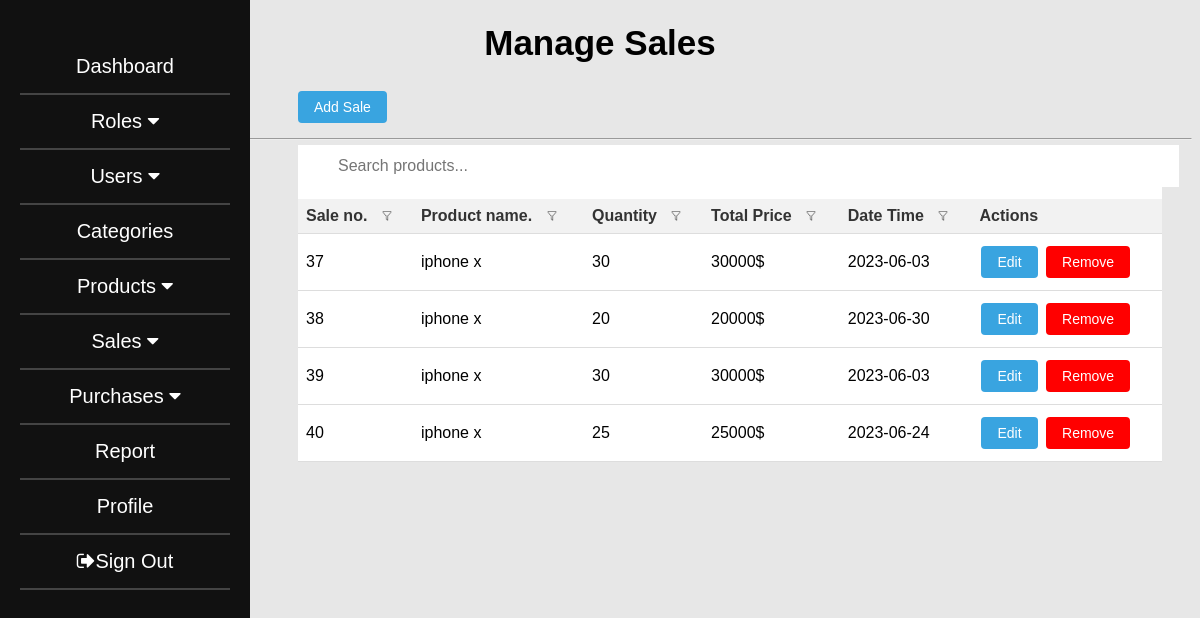
Screenshot of /RWInventory/managesales.php (signed in) with the database file from the repository.
### tables this page shows
CREATE TABLE `sales` (
  `sale_id` int(11) NOT NULL,
  `product_name` varchar(255) NOT NULL,
  `date` date NOT NULL,
  `quantity` varchar(255) NOT NULL,
  `total_price` int(255) NOT NULL,
  `company_id` int(11) NOT NULL
);

### RWInventory/managesales.php (the view, shortened to what this page needs)
<?php
include("connect.php");
if (isset($_SESSION["company_id"])) {
    $company_id = $_SESSION["company_id"];
if (isset($_POST["delete_sale"])) {
    $sale_id = $_POST["sale_id"];
    $select_sale = "SELECT * FROM sales WHERE sale_id = '$sale_id'";
    $sale_result = mysqli_query($connect, $select_sale);
    if (mysqli_num_rows($sale_result) > 0) {
        $sale_row = mysqli_fetch_assoc($sale_result);
        $product_name = $sale_row["product_name"];
        $quantity = $sale_row["quantity"];
        $total_price = $sale_row["total_price"];
        $delete = "DELETE FROM sales WHERE sale_id = '$sale_id'";
        $delete_result = mysqli_query($connect, $delete);
        if ($delete_result) {
            $update_product = "UPDATE products SET quantity = quantity + $quantity WHERE product_name = '$product_name'";
            mysqli_query($connect, $update_product);
            $select_dashboard = "SELECT * FROM dashboard";
            $dashboard_result = mysqli_query($connect, $select_dashboard);
            if (mysqli_num_rows($dashboard_result) > 0) {
                $dashboard_row = mysqli_fetch_assoc($dashboard_result);
                $total_sales = $dashboard_row["total_sales"] - $total_price;
                $update_dashboard = "UPDATE dashboard SET total_sales = '$total_sales'";
                mysqli_query($connect, $update_dashboard);
            }
            echo '<div class="alert alert-success" role="alert">
                    Sale deleted successfully!
                  </div>';
        } else {
            echo '<div class="alert alert-danger" role="alert">
                    Failed to delete sale!
                  </div>';
        }
    } else {
        echo '<div class="alert alert-danger" role="alert">
                Sale not found!
              </div>';
    }
} elseif (isset($_POST["add_sale"])) {
}}
?>
<!DOCTYPE html>
<html>
<head>
	<link rel="stylesheet" href="https://cdnjs.cloudflare.com/ajax/libs/font-awesome/4.7.0/css/font-awesome.min.css">
</head>
<body>
	<div class="sidebar">
    <ul>
        <li><a href="dash.php">Dashboard</a></li>
        <li class="dropdown">
        <a href="#" class="dropdown-toggle" data-toggle="dropdown">
            Roles <i class="fa fa-caret-down"></i>
        </a>
    </li>
    <li class="dropdown">
        <a href="#" class="dropdown-toggle" data-toggle="dropdown">
            Users <i class="fa fa-caret-down"></i>
        </a>
    </li>
    <li><a href="categories.php">Categories</a></li>
    <li class="dropdown">
        <a href="#" class="dropdown-toggle" data-toggle="dropdown">
            Products <i class="fa fa-caret-down"></i>
        </a>
    </li>
    <li class="dropdown">
        <a href="#" class="dropdown-toggle" data-toggle="dropdown">
            Sales <i class="fa fa-caret-down"></i>
        </a>
    </li>
    <li class="dropdown">
        <a href="#" class="dropdown-toggle" data-toggle="dropdown">
            Purchases <i class="fa fa-caret-down"></i>
        </a>
    </li>
    <li><a href="report.php">Report</a></li>
    <li><a href="profile.php">Profile</a></li>
    <li class="signout"><a href="logout.php"><i class="fa fa-sign-out"></i>Sign Out</a></li>
</ul>
	</div>
	<div class="headerl">
    <h1 style="text-align: center; font-weight: bold; font-size:35px;">Manage Sales</h1>
    <a href="addsales.php">
		<button style="margin-left: 290px; margin-bottom: 30px;">Add Sale</button>
	  </a>
    <hr style="margin-top:-15px; margin-bottom: 5px;">
  </div>
  <div class="container">
	<input type="text" id="search-input" placeholder="Search products...">
	<table>
		<thead>
			<tr>
				<th>Sale no.  <img src="images/filter_icon.png" width="10px" style="margin-left:10px;"></th>
        <th>Product name. <img src="images/filter_icon.png" width="10px" style="margin-left:10px;"></th>
				<th>Quantity <img src="images/filter_icon.png" width="10px" style="margin-left:10px;"></th>
				<th>Total Price <img src="images/filter_icon.png" width="10px" style="margin-left:10px;"></th>
				<th>Date Time <img src="images/filter_icon.png" width="10px" style="margin-left:10px;"></th>
				<th>Actions</th>
			</tr>
		</thead>
		<tbody>
		<?php
    $sql = "SELECT * FROM sales where company_id = $company_id";
    $result = mysqli_query($connect, $sql);
    if (mysqli_num_rows($result) > 0) {
      while ($row = mysqli_fetch_assoc($result)) {
        $id =  $row["sale_id"];
        echo "<td>" . $row["sale_id"] . "</td>";
        echo "<td>" . $row["product_name"] . "</td>";
        echo "<td>" . $row["quantity"] . "</td>";
        echo "<td>" . $row["total_price"] . "$</td>";
        echo "<td>" . $row["date"] . "</td>";
        echo "<td>";
        echo "<a href='editsales.php?id=" . urlencode($id) . "''><button>Edit</button></a>";
        echo "<form action='managesales.php' method='POST' style='display:inline;'>
        <input type='hidden' name='sale_id' value='" . $row["sale_id"] . "'>
        <button type='submit' name='delete_sale' style='background-color:red;'>Remove</button>
      </form>";
        echo "</td>";
      }
    } else {
      echo "<tr><td colspan='7'>No Sales Found</td></tr>";
    }
		?>
	</tbody>
</table>
	</div>
</body>
</html>

### RWInventory/managesales.php (style rules this page uses)
body { font-family: Arial, sans-serif; background-color: #f5f5f5; }
.sidebar { height: 100%; width: 250px; position: fixed; z-index: 1; top: 0; left: 0; background-color: #111; overflow-x: hidden; padding-top: 20px; }
.sidebar ul { list-style-type: none; margin: 10px; padding: 10px; }
.sidebar ul li { border-bottom: 2px solid #444; padding: 15px; text-align: center; }
.sidebar ul li a { color: #fff; display: block; font-size: 20px; text-decoration: none; }
.container { background-color:white; margin-left:290px; margin-right:30px; margin-top:2px; }
body { font-family: Arial, sans-serif; background-color:#e7e7e7; }
h1 { text-align: center; }
table { margin: auto; border-collapse: collapse; width: 100%; }
th, td { padding: 8px; text-align: left; border-bottom: 1px solid #ddd; }
th { background-color: #f2f2f2; color: #333; }
button { background-color: #39A4E0; color: white; border: none; padding: 8px 16px; text-align: center; text-decoration: none; display: inline-block; font-size: 14px; margin: 4px 2px; cursor: pointer; border-radius: 4px; }
#search-input { background-image: url('/css/searchicon.png'); background-position: 10px 12px; background-repeat: no-repeat; width: 95%; font-size: 16px; padding: 12px 20px 12px 40px; border: 0px solid #ddd; margin-bottom: 12px; }

### rows the page displays
sales: sale_id "37", product_name "iphone x", quantity "30", total_price "30000", date "2023-06-03"
sales: sale_id "38", product_name "iphone x", quantity "20", total_price "20000", date "2023-06-30"
sales: sale_id "39", product_name "iphone x", quantity "30", total_price "30000", date "2023-06-03"
sales: sale_id "40", product_name "iphone x", quantity "25", total_price "25000", date "2023-06-24"
